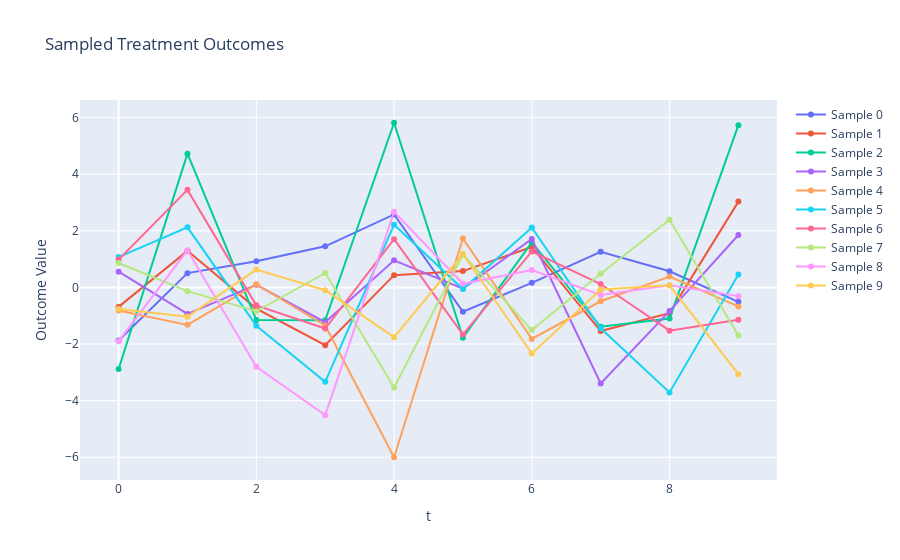

Notebook code for this chart:
### Code cell
fig = go.Figure()
for sample_idx in range(len(sample_ids)):
    values = Y_sampled[sample_idx, :]
    fig.add_trace(
        go.Scatter(x=list(range(M + H)), y=values, name=f"Sample {sample_idx}")
    )
fig.update_layout(
    title="Sampled Treatment Outcomes", xaxis_title="t", yaxis_title="Outcome Value"
)
fig.show()

### Figure 1 — Plotly figure (JSON) as saved in the notebook; plotly's stock layout.template omitted (floating-point values rounded to 4 significant figures)
{"data": [{"name": "Sample 0", "type": "scatter", "x": [0, 1, 2, 3, 4, 5, 6, 7, 8, 9], "y": [-1.878, 0.5052, 0.9275, 1.452, 2.58, -0.858, 0.1625, 1.26, 0.5717, -0.5089]}, {"name": "Sample 1", "type": "scatter", "x": [0, 1, 2, 3, 4, 5, 6, 7, 8, 9], "y": [-0.6877, 1.292, -0.7489, -2.04, 0.4343, 0.5771, 1.43, -1.542, -0.9085, 3.032]}, {"name": "Sample 2", "type": "scatter", "x": [0, 1, 2, 3, 4, 5, 6, 7, 8, 9], "y": [-2.881, 4.727, -1.147, -1.159, 5.818, -1.775, 1.589, -1.39, -1.098, 5.733]}, {"name": "Sample 3", "type": "scatter", "x": [0, 1, 2, 3, 4, 5, 6, 7, 8, 9], "y": [0.5557, -0.9358, 0.09153, -1.23, 0.9576, -0.04351, 1.71, -3.391, -0.8369, 1.851]}, {"name": "Sample 4", "type": "scatter", "x": [0, 1, 2, 3, 4, 5, 6, 7, 8, 9], "y": [-0.8117, -1.323, 0.1108, -1.343, -6.0, 1.725, -1.819, -0.4886, 0.3868, -0.6715]}, {"name": "Sample 5", "type": "scatter", "x": [0, 1, 2, 3, 4, 5, 6, 7, 8, 9], "y": [1.071, 2.124, -1.352, -3.336, 2.212, -0.05716, 2.115, -1.444, -3.712, 0.4537]}, {"name": "Sample 6", "type": "scatter", "x": [0, 1, 2, 3, 4, 5, 6, 7, 8, 9], "y": [0.9837, 3.447, -0.6327, -1.454, 1.705, -1.667, 1.27, 0.1212, -1.529, -1.139]}, {"name": "Sample 7", "type": "scatter", "x": [0, 1, 2, 3, 4, 5, 6, 7, 8, 9], "y": [0.8627, -0.1319, -0.8424, 0.51, -3.535, 1.163, -1.507, 0.48, 2.392, -1.699]}, {"name": "Sample 8", "type": "scatter", "x": [0, 1, 2, 3, 4, 5, 6, 7, 8, 9], "y": [-1.9, 1.311, -2.804, -4.514, 2.671, 0.1281, 0.6157, -0.2661, 0.07306, -0.3075]}, {"name": "Sample 9", "type": "scatter", "x": [0, 1, 2, 3, 4, 5, 6, 7, 8, 9], "y": [-0.7583, -1.034, 0.6313, -0.1, -1.756, 1.181, -2.336, -0.07307, 0.07455, -3.067]}], "layout": {"title": {"text": "Sampled Treatment Outcomes"}, "xaxis": {"title": {"text": "t"}}, "yaxis": {"title": {"text": "Outcome Value"}}}}
